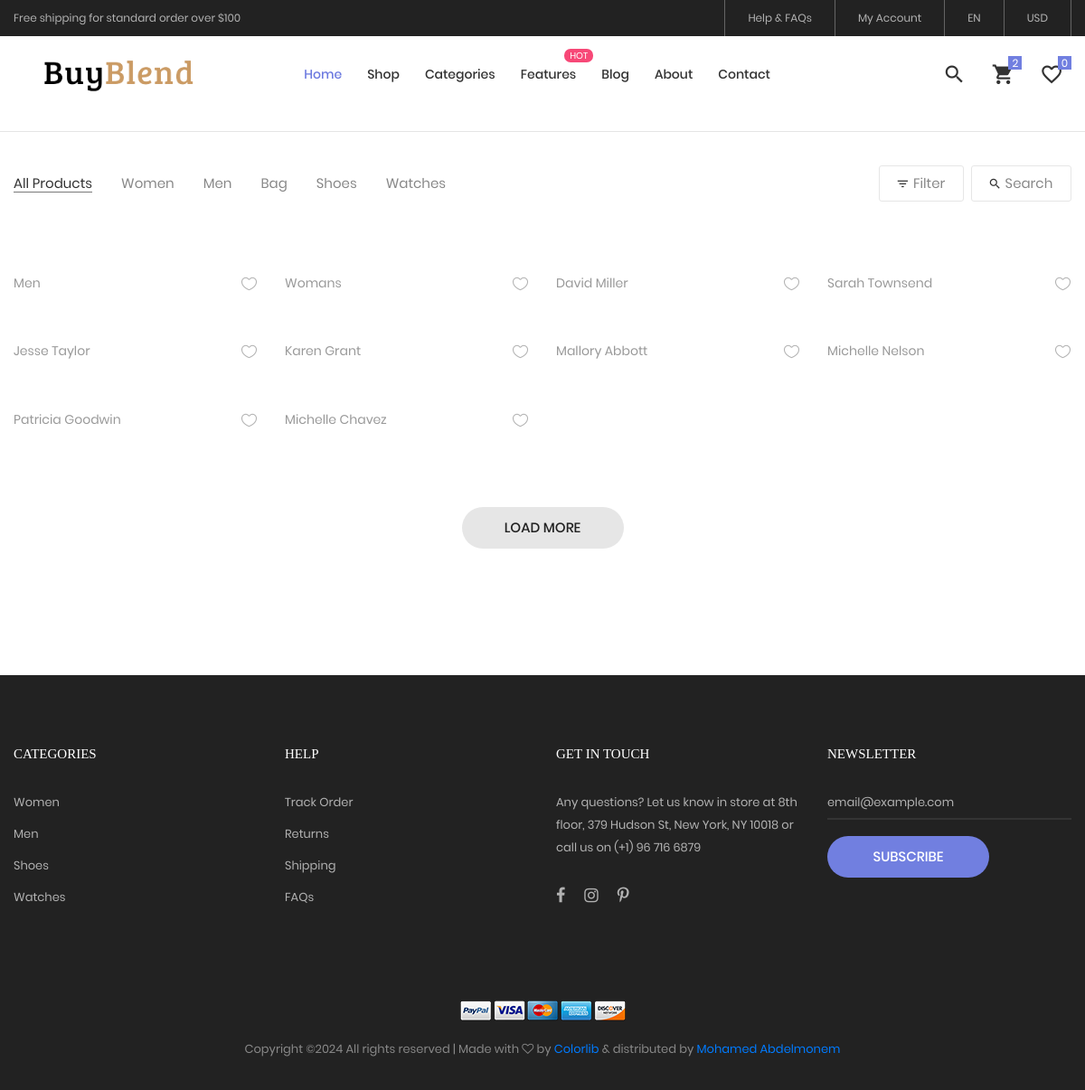
The app's page /products/categore with its own data.
### setting/models.py (models this page shows, shortened)
class Company(models.Model):
    name = models.CharField(max_length=100)
    logo = models.ImageField(upload_to='company')
    subtitle = models.TextField(max_length=500)
    facbook_link = models.URLField(max_length=200 , null=True , blank=True)
    twitter_link = models.URLField(max_length=200 , null=True , blank=True)
    instgram_link = models.URLField(max_length=200 , null=True , blank=True)
    linkedin_link = models.URLField(max_length=200 , null=True , blank=True)
    phones = models.TextField(max_length=500, null=True , blank=True)
    email = models.TextField(max_length=500, null=True , blank=True)
    address = models.TextField(max_length=500, null=True , blank=True)
    android_app = models.URLField(max_length=200 , null=True , blank=True)
    ios_app = models.URLField(max_length=200 , null=True , blank=True)
    call_us = models.CharField(max_length=100 , null=True , blank=True)
    email_us = models.CharField(max_length=100 , null=True , blank=True)

### products/models.py (models this page shows, shortened)
class Categories(models.Model):
    user = models.ForeignKey(User, related_name='categorie_user',on_delete=models.SET_NULL, null=True, blank=True)
    title = models.CharField(max_length=50)
    created_at = models.DateTimeField(default=timezone.now)
    slug = models.SlugField(null=True, blank=True)
    def __str__(self):
        return self.title

### products/views.py (the view)
# urls.py: path('categore', CategoryList.as_view()),
class CategoryList(ListView):
    model = Categories
    context_object_name = 'objects'
    paginate_by = 20

### setting/company_context_processor.py (called while the page is built)
def get_company_data(request):
    data = Company.objects.last()
    return { 'company_data':data}

### products/templates/products/categories_list.html (shortened to what this page needs)
{% extends 'base.html' %}
{% load static %}
{% block body %}
<br>
<br>
<br>
<br>
<hr>
	<div class="bg0 m-t-23 p-b-140">
		<div class="container">
			<div class="flex-w flex-sb-m p-b-52">
				<div class="flex-w flex-l-m filter-tope-group m-tb-10">
					<button class="stext-106 cl6 hov1 bor3 trans-04 m-r-32 m-tb-5 how-active1" data-filter="*">
						All Products
					</button>
					<button class="stext-106 cl6 hov1 bor3 trans-04 m-r-32 m-tb-5" data-filter=".women">
						Women
					</button>
					<button class="stext-106 cl6 hov1 bor3 trans-04 m-r-32 m-tb-5" data-filter=".men">
						Men
					</button>
					<button class="stext-106 cl6 hov1 bor3 trans-04 m-r-32 m-tb-5" data-filter=".bag">
						Bag
					</button>
					<button class="stext-106 cl6 hov1 bor3 trans-04 m-r-32 m-tb-5" data-filter=".shoes">
						Shoes
					</button>
					<button class="stext-106 cl6 hov1 bor3 trans-04 m-r-32 m-tb-5" data-filter=".watches">
						Watches
					</button>
				</div>
				<div class="flex-w flex-c-m m-tb-10">
					<div class="flex-c-m stext-106 cl6 size-104 bor4 pointer hov-btn3 trans-04 m-r-8 m-tb-4 js-show-filter">
						<i class="icon-filter cl2 m-r-6 fs-15 trans-04 zmdi zmdi-filter-list"></i>
						 Filter
					</div>
					<div class="flex-c-m stext-106 cl6 size-105 bor4 pointer hov-btn3 trans-04 m-tb-4 js-show-search">
						<i class="icon-search cl2 m-r-6 fs-15 trans-04 zmdi zmdi-search"></i>
						Search
					</div>
				</div>
			</div>
			<div class="row isotope-grid">
			{% for category in objects %}
				<div class="col-sm-6 col-md-4 col-lg-3 p-b-35 isotope-item women">
					<div class="block2">
						<div class="block2-txt flex-w flex-t p-t-14">
							<div class="block2-txt-child1 flex-col-l ">
								<a href="categore/{{category.slug}}" class="stext-104 cl4 hov-cl1 trans-04 js-name-b2 p-b-6">
									{{category}}
								</a>
							</div>
							<div class="block2-txt-child2 flex-r p-t-3">
								<a href="#" class="btn-addwish-b2 dis-block pos-relative js-addwish-b2">
										<img class="icon-heart1 dis-block trans-04" src="{% static 'images/icons/icon-heart-01.png' %}" alt="ICON">
									</a>
							</div>
						</div>
					</div>
				</div>
		   {% endfor %}
			</div>
			<div class="flex-c-m flex-w w-full p-t-45">
				<a href="#" class="flex-c-m stext-101 cl5 size-103 bg2 bor1 hov-btn1 p-lr-15 trans-04">
					Load More
				</a>
			</div>
		</div>
	</div>
{% endblock body %}

### templates/base.html (shortened to what this page needs)
{% load static %}
<!DOCTYPE html>
<html lang="en">
<head>
	<link rel="stylesheet" type="text/css" href="{% static 'vendor/bootstrap/css/bootstrap.min.css'%}">
	<link rel="stylesheet" type="text/css" href="{% static 'fonts/font-awesome-4.7.0/css/font-awesome.min.css'%}">
	<link rel="stylesheet" type="text/css" href="{% static 'fonts/iconic/css/material-design-iconic-font.min.css'%}">
	<link rel="stylesheet" type="text/css" href="{% static 'fonts/linearicons-v1.0.0/icon-font.min.css'%}">
	<link rel="stylesheet" type="text/css" href="{% static 'vendor/animate/animate.css'%}">
	<link rel="stylesheet" type="text/css" href="{% static 'vendor/css-hamburgers/hamburgers.min.css'%}">
	<link rel="stylesheet" type="text/css" href="{% static 'vendor/animsition/css/animsition.min.css'%}">
	<link rel="stylesheet" type="text/css" href="{% static 'vendor/select2/select2.min.css'%}">
	<link rel="stylesheet" type="text/css" href="{% static 'vendor/daterangepicker/daterangepicker.css'%}">
	<link rel="stylesheet" type="text/css" href="{% static 'vendor/slick/slick.css'%}">
	<link rel="stylesheet" type="text/css" href="{% static 'vendor/MagnificPopup/magnific-popup.css'%}">
	<link rel="stylesheet" type="text/css" href="{% static 'vendor/perfect-scrollbar/perfect-scrollbar.css'%}">
	<link rel="stylesheet" type="text/css" href="{% static 'css/util.css'%}">
	<link rel="stylesheet" type="text/css" href="{% static 'css/main.css'%}">
	<link rel="stylesheet" type="text/css" href="{% static 'css/pagination.css'%}">
</head>
<body class="animsition">
	<header>
		<div class="container-menu-desktop">
			<div class="top-bar">
				<div class="content-topbar flex-sb-m h-full container">
					<div class="left-top-bar">
						Free shipping for standard order over $100
					</div>
					<div class="right-top-bar flex-w h-full">
						<a href="#" class="flex-c-m trans-04 p-lr-25">
							Help & FAQs
						</a>
						<a href="#" class="flex-c-m trans-04 p-lr-25">
							My Account
						</a>
						<a href="#" class="flex-c-m trans-04 p-lr-25">
							EN
						</a>
						<a href="#" class="flex-c-m trans-04 p-lr-25">
							USD
						</a>
					</div>
				</div>
			</div>
			<div class="wrap-menu-desktop">
				<nav class="limiter-menu-desktop container">
					<a href="/" class="logo">
						<img src="{{company_data.logo.url}}" alt="IMG-LOGO">
					</a>
					<div class="menu-desktop">
						<ul class="main-menu">
							<li class="active-menu">
								<a href="/">Home</a>
							</li>
							<li>
								<a href="/products">Shop</a>
							</li>
							<li>
								<a href="/products/categore">Categories</a>
							</li>
							<li class="label1" data-label1="hot">
								<a href="shoping-cart.html">Features</a>
							</li>
							<li>
								<a href="blog.html">Blog</a>
							</li>
							<li>
								<a href="about.html">About</a>
							</li>
							<li>
								<a href="contact.html">Contact</a>
							</li>
						</ul>
					</div>
					<div class="wrap-icon-header flex-w flex-r-m">
						<div class="icon-header-item cl2 hov-cl1 trans-04 p-l-22 p-r-11 js-show-modal-search">
							<i class="zmdi zmdi-search"></i>
						</div>
						<div class="icon-header-item cl2 hov-cl1 trans-04 p-l-22 p-r-11 icon-header-noti js-show-cart" data-notify="2">
							<i class="zmdi zmdi-shopping-cart"></i>
						</div>
						<a href="#" class="dis-block icon-header-item cl2 hov-cl1 trans-04 p-l-22 p-r-11 icon-header-noti" data-notify="0">
							<i class="zmdi zmdi-favorite-outline"></i>
						</a>
					</div>
				</nav>
			</div>
		</div>
	</header>
{% block body %}
{% endblock body %}
	<footer class="bg3 p-t-75 p-b-32">
		<div class="container">
			<div class="row">
				<div class="col-sm-6 col-lg-3 p-b-50">
					<h4 class="stext-301 cl0 p-b-30">
						Categories
					</h4>
					<ul>
						<li class="p-b-10">
							<a href="#" class="stext-107 cl7 hov-cl1 trans-04">
								Women
							</a>
						</li>
						<li class="p-b-10">
							<a href="#" class="stext-107 cl7 hov-cl1 trans-04">
								Men
							</a>
						</li>
						<li class="p-b-10">
							<a href="#" class="stext-107 cl7 hov-cl1 trans-04">
								Shoes
							</a>
						</li>
						<li class="p-b-10">
							<a href="#" class="stext-107 cl7 hov-cl1 trans-04">
								Watches
							</a>
						</li>
					</ul>
				</div>
				<div class="col-sm-6 col-lg-3 p-b-50">
					<h4 class="stext-301 cl0 p-b-30">
						Help
					</h4>
					<ul>
						<li class="p-b-10">
							<a href="#" class="stext-107 cl7 hov-cl1 trans-04">
								Track Order
							</a>
						</li>
						<li class="p-b-10">
							<a href="#" class="stext-107 cl7 hov-cl1 trans-04">
								Returns
							</a>
						</li>
						<li class="p-b-10">
							<a href="#" class="stext-107 cl7 hov-cl1 trans-04">
								Shipping
							</a>
						</li>
						<li class="p-b-10">
							<a href="#" class="stext-107 cl7 hov-cl1 trans-04">
								FAQs
							</a>
						</li>
					</ul>
				</div>
				<div class="col-sm-6 col-lg-3 p-b-50">
					<h4 class="stext-301 cl0 p-b-30">
						GET IN TOUCH
					</h4>
					<p class="stext-107 cl7 size-201">
						Any questions? Let us know in store at 8th floor, 379 Hudson St, New York, NY 10018 or call us on (+1) 96 716 6879
					</p>
					<div class="p-t-27">
						<a href="#" class="fs-18 cl7 hov-cl1 trans-04 m-r-16">
							<i class="fa fa-facebook"></i>
						</a>
						<a href="#" class="fs-18 cl7 hov-cl1 trans-04 m-r-16">
							<i class="fa fa-instagram"></i>
						</a>
						<a href="#" class="fs-18 cl7 hov-cl1 trans-04 m-r-16">
							<i class="fa fa-pinterest-p"></i>
						</a>
					</div>
				</div>
				<div class="col-sm-6 col-lg-3 p-b-50">
					<h4 class="stext-301 cl0 p-b-30">
						Newsletter
					</h4>
					<form>
						<div class="wrap-input1 w-full p-b-4">
							<input class="input1 bg-none plh1 stext-107 cl7" type="text" name="email" placeholder="email@example.com">
						</div>
						<div class="p-t-18">
							<button class="flex-c-m stext-101 cl0 size-103 bg1 bor1 hov-btn2 p-lr-15 trans-04">
								Subscribe
							</button>
						</div>
					</form>
				</div>
			</div>
			<div class="p-t-40">
				<div class="flex-c-m flex-w p-b-18">
					<a href="#" class="m-all-1">
						<img src="{% static 'images/icons/icon-pay-01.png' %}" alt="ICON-PAY">
					</a>
					<a href="#" class="m-all-1">
						<img src="{% static 'images/icons/icon-pay-02.png' %}" alt="ICON-PAY">
					</a>
					<a href="#" class="m-all-1">
						<img src="{% static 'images/icons/icon-pay-03.png' %}" alt="ICON-PAY">
					</a>
					<a href="#" class="m-all-1">
						<img src="{% static 'images/icons/icon-pay-04.png' %}" alt="ICON-PAY">
					</a>
					<a href="#" class="m-all-1">
						<img src="{% static 'images/icons/icon-pay-05.png' %}" alt="ICON-PAY">
					</a>
				</div>
				<p class="stext-107 cl6 txt-center">
Copyright &copy;<script>document.write(new Date().getFullYear());</script> All rights reserved | Made with <i class="fa fa-heart-o" aria-hidden="true"></i> by <a href="https://colorlib.com" target="_blank">Colorlib</a> &amp; distributed by <a href="https://themewagon.com" target="_blank">Mohamed Abdelmonem</a>
				</p>
			</div>
		</div>
	</footer>
</body>
</html>

### static/css/main.css (style rules this page uses)
.container { max-width: 1380px; }
@media (max-width: 1600px) { .container { max-width: 1200px; } }
.container-menu-desktop { height: auto; width: 100%; position: relative; -webkit-transition: all 0.3s; -o-transition: all 0.3s; -moz-transition: all 0.3s; transition: all 0.3s; }
.top-bar { height: 40px; background-color: #222; }
.left-top-bar { font-family: Poppins-Regular; font-size: 12px; line-height: 1.8; color: #b2b2b2; }
.right-top-bar a { font-family: Poppins-Regular; font-size: 12px; line-height: 1.8; height: 100%; color: #b2b2b2; border-right: 1px solid rgba(255,255,255,0.3); }
.right-top-bar a:first-child { border-left: 1px solid rgba(255,255,255,0.3); }
.wrap-menu-desktop { position: fixed; z-index: 1100; background-color: transparent; width: 100%; height: 84px; top: 40px; left: 0px; -webkit-transition: height 0.3s, background-color 0.3s; -o-transition: height 0.3s, background-color 0.3s; -moz-transition: height 0.3s, background-color 0.3s; transition: height 0.3s, background-color 0.3s; }
.limiter-menu-desktop { height: 100%; display: -webkit-box; display: -webkit-flex; display: -moz-box; display: -ms-flexbox; display: flex; align-items: center; background-color: transparent; }
.logo { display: -webkit-box; display: -webkit-flex; display: -moz-box; display: -ms-flexbox; display: flex; align-items: center; height: 65%; margin-right: 55px; }
.logo img { max-width: 100%; max-height: 100%; }
.menu-desktop { display: -webkit-box; display: -webkit-flex; display: -moz-box; display: -ms-flexbox; display: flex; align-items: center; height: 100%; }
.main-menu { list-style-type: none; margin: 0; display: -webkit-box; display: -webkit-flex; display: -moz-box; display: -ms-flexbox; display: flex; align-items: center; }
.main-menu > li { display: block; position: relative; padding: 20px 10px 20px 0px; margin: 0px 4px 0px 14px; }
.main-menu > li > a { font-family: Poppins-Medium; font-size: 14px; color: #333; padding: 5px 0px; transition: all 0.4s; -webkit-transition: all 0.4s; -o-transition: all 0.4s; -moz-transition: all 0.4s; }
.wrap-icon-header { flex-grow: 1; }
.icon-header-item { position: relative; font-size: 26px; line-height: 1; cursor: pointer; }
.icon-header-noti::after { content: attr(data-notify); font-family: Poppins-Regular; font-size: 12px; color: #fff; line-height: 15px; text-align: center; display: block; position: absolute; top: -7px; right: 0; min-width: 15px; height: 15px; padding: 0 3px; background-color: #717fe0; }
.main-menu > li.active-menu > a { color: #6c7ae0; }
.block2-txt-child1 { width: calc(100% - 30px); }
.block2-txt-child2 { width: 30px; }
.cl0 { color: #fff; }
.cl2 { color: #333; }
.cl4 { color: #999; }
.cl5 { color: #222; }
.cl6 { color: #888; }
.cl7 { color: #b2b2b2; }
.stext-101 { font-family: Poppins-Medium; font-size: 15px; line-height: 1.466667; text-transform: uppercase; }
.stext-104 { font-family: Poppins-Regular; font-size: 14px; line-height: 1.466667; }
.stext-106 { font-family: Poppins-Regular; font-size: 15px; line-height: 1.2; }
.stext-107 { font-family: Poppins-Regular; font-size: 13px; line-height: 1.923; }
.stext-301 { font-family: Montserrat-Bold; font-size: 15px; line-height: 1.6; text-transform: uppercase; }
.size-103 { min-width: 179px; height: 46px; }
.size-104 { min-width: 94px; height: 40px; }
.size-105 { min-width: 111px; height: 40px; }
.size-201 { max-width: 270px; }
.bg-none { background-color: transparent; }
.bg0 { background-color: #fff; }
.bg1 { background-color: #717fe0; }
.bg2 { background-color: #e6e6e6; }
.bg3 { background-color: #222; }
.bor1 { border-radius: 23px; }
.bor3 { border-bottom: 1px solid transparent; }
.bor4 { border: 1px solid #e6e6e6; border-radius: 3px; }
.label1 { position: relative; }
.label1::after { content: attr(data-label1); font-family: Poppins-Regular; font-size: 10px; line-height: 15px; color: #fff; text-transform: uppercase; text-align: center; display: block; position: absolute; top: 3px; right: -9px; height: 15px; min-width: 32px; border-radius: 7px; padding: 0 4px; background-color: #f74877; }
.how-active1 { color: #333; border-color: #797979; }
.wrap-input1 { position: relative; border-bottom: 2px solid rgba(204,204,204, 0.1); }
.input1 { background-color: transparent; width: 100%; }

### records on screen
Company: logo (picture)
Categories: title "Men"
Categories: title "Womans"
Categories: title "David Miller"
Categories: title "Sarah Townsend"
Categories: title "Jesse Taylor"
Categories: title "Karen Grant"
Categories: title "Mallory Abbott"
Categories: title "Michelle Nelson"
Categories: title "Patricia Goodwin"
Categories: title "Michelle Chavez"
